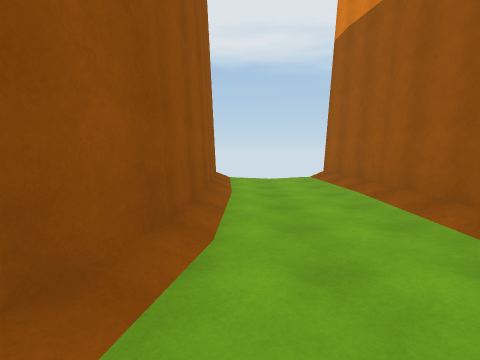
[1] (above)

14 first-person views from a walk through a 3-D level made in the Unity game engine. The camera is 1.5 m above the floor, tilts 6° down and sees 80° across. The floor is counted in squares, 2 m on a side. Each view is taken from the middle of a square. On the plan, view 1 faces up. The plan holds only what a view shows up to about 10 squares ahead; the rest is blank. The place goes on beyond the plan. The player is left out.

[2]
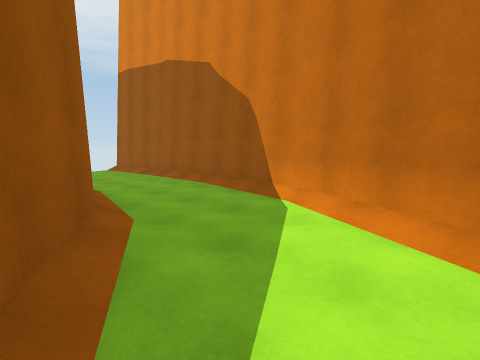

[3]
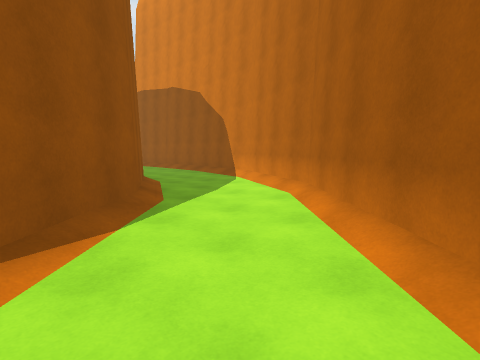

[4]
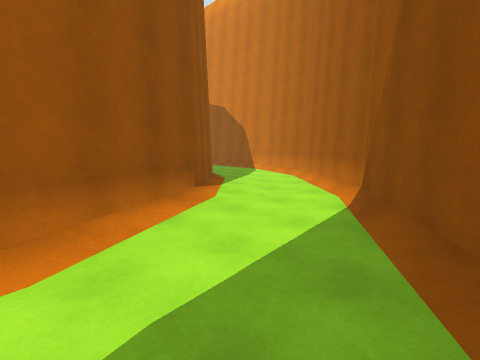

[5]
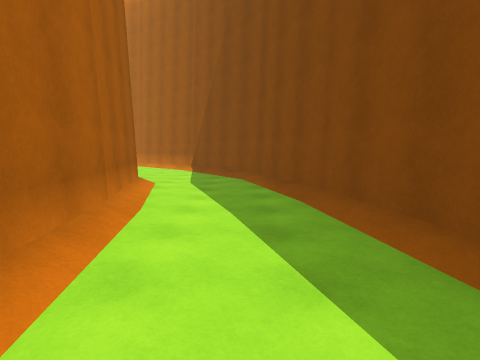

[6]
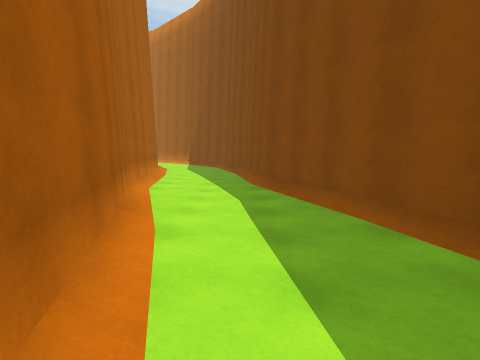

[7]
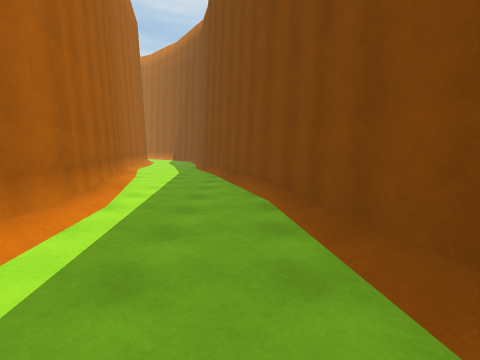

[8]
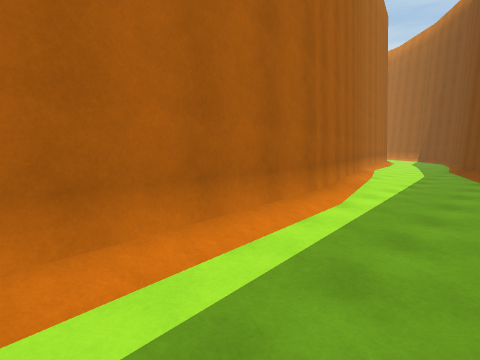

[9]
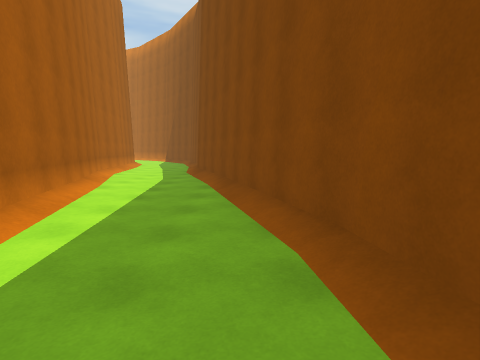

[10]
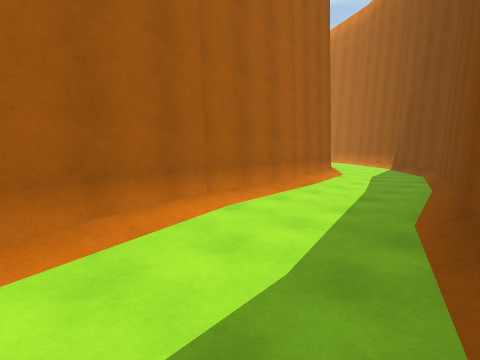

[11]
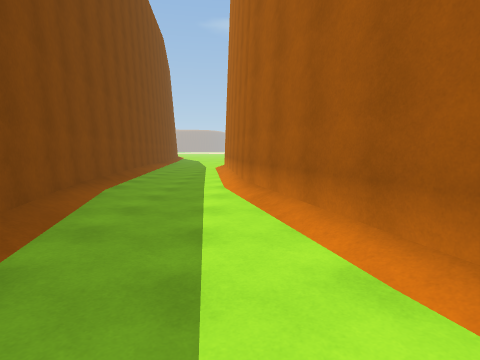

[12]
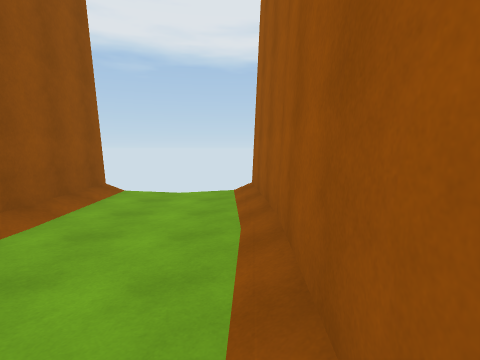

[13]
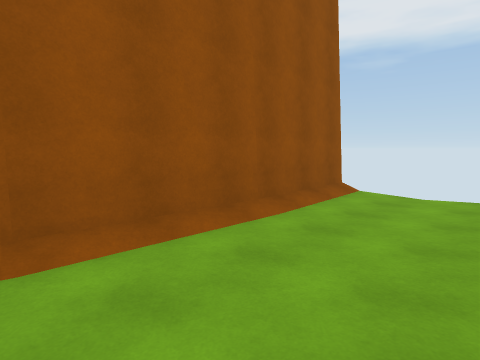

[14]
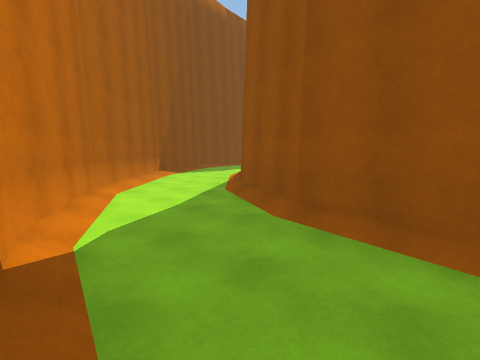

### Floor plan
Key: @ floor where view 1 was taken; # wall or solid block; . floor; / step, stairs or slope.
Columns run from 23 left of view 1 to 3 right of it. Each row starts with its distance up from view 1.
  8                       #  ##
  7                       #../#
  6                       #../#
  5                       #../#
  4                       #../#
  3                       #../#
  2                       #../#
  1                       #..##
  0                      ##@.#
 -1                      #/./#
 -2                     ##..##
 -3                    ##...#
 -4                  ###...##
 -5                 ##/...##
 -6            ######....##
 -7        #####//.....###
 -8     ####/.........##
 -9 #####/......//#####
-10 ........./#####
-11 ...../#####
-12 #######

Where each view was taken, in squares from view 1:
view 1: 0 up, 0 right, facing up
view 2: 3 down, 2 left, facing up-right
view 3: 6 down, 4 left, facing up-right
view 4: 8 down, 7 left, facing up-right
view 5: 8 down, 13 left, facing right
view 6: 9 down, 18 left, facing right
view 7: 11 down, 23 left, facing right
view 8: 11 down, 23 left, facing up-right
view 9: 11 down, 21 left, facing right
view 10: 10 down, 15 left, facing up-right
view 11: 9 down, 14 left, facing left
view 12: 2 up, 2 right, facing up
view 13: 2 up, 2 right, facing up-left
view 14: 2 up, 2 right, facing down-left
